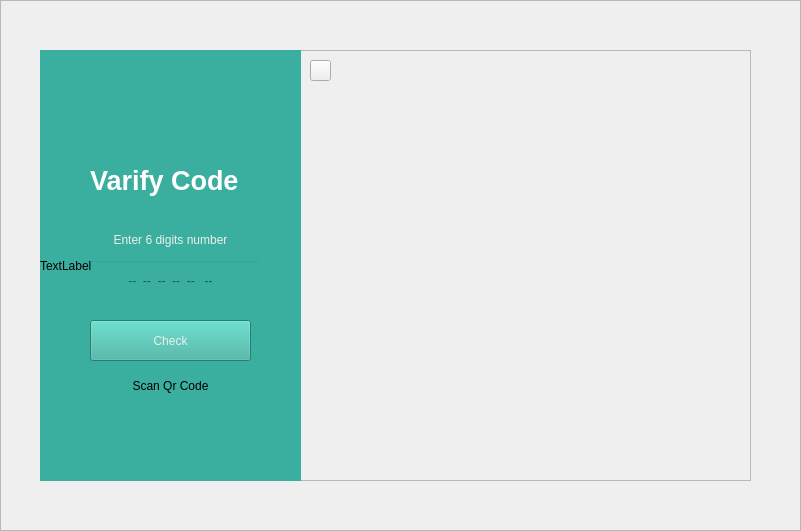
   <widget class="QFrame" name="Recover_FRM_4">
    <property name="geometry">
     <rect>
      <x>1850</x>
      <y>600</y>
      <width>801</width>
      <height>531</height>
     </rect>
    </property>
    <property name="frameShape">
     <enum>QFrame::StyledPanel</enum>
    </property>
    <property name="frameShadow">
     <enum>QFrame::Raised</enum>
    </property>
    <widget class="QLabel" name="label_36">
     <property name="geometry">
      <rect>
       <x>0</x>
       <y>0</y>
       <width>801</width>
       <height>541</height>
      </rect>
     </property>
     <property name="text">
      <string/>
     </property>
     <property name="pixmap">
      <pixmap>images/b-1.jpg</pixmap>
     </property>
    </widget>
    <widget class="QFrame" name="frame_19">
     <property name="geometry">
      <rect>
       <x>40</x>
       <y>50</y>
       <width>711</width>
       <height>431</height>
      </rect>
     </property>
     <property name="frameShape">
      <enum>QFrame::StyledPanel</enum>
     </property>
     <property name="frameShadow">
      <enum>QFrame::Raised</enum>
     </property>
     <widget class="QFrame" name="frame_20">
      <property name="geometry">
       <rect>
        <x>260</x>
        <y>0</y>
        <width>451</width>
        <height>431</height>
       </rect>
      </property>
      <property name="frameShape">
       <enum>QFrame::StyledPanel</enum>
      </property>
      <property name="frameShadow">
       <enum>QFrame::Raised</enum>
      </property>
      <widget class="QPushButton" name="pushButton_13">
       <property name="geometry">
        <rect>
         <x>10</x>
         <y>10</y>
         <width>21</width>
         <height>21</height>
        </rect>
       </property>
       <property name="cursor">
        <cursorShape>PointingHandCursor</cursorShape>
       </property>
       <property name="text">
        <string/>
       </property>
       <property name="icon">
        <iconset>
         <normaloff>images/back.png</normaloff>images/back.png</iconset>
       </property>
      </widget>
     </widget>
     <widget class="QFrame" name="Varify_FRM_7">
      <property name="geometry">
       <rect>
        <x>0</x>
        <y>0</y>
        <width>261</width>
        <height>431</height>
       </rect>
      </property>
      <property name="styleSheet">
       <string notr="true">background-color: rgb(58, 175, 159);</string>
      </property>
      <property name="frameShape">
       <enum>QFrame::StyledPanel</enum>
      </property>
      <property name="frameShadow">
       <enum>QFrame::Raised</enum>
      </property>
      <widget class="QLabel" name="label_38">
       <property name="geometry">
        <rect>
         <x>50</x>
         <y>110</y>
         <width>171</width>
         <height>41</height>
        </rect>
       </property>
       <property name="styleSheet">
        <string notr="true">background-color: transparent;</string>
       </property>
       <property name="text">
        <string>&lt;!DOCTYPE HTML PUBLIC &quot;-//W3C//DTD HTML 4.0//EN&quot; &quot;http://www.w3.org/TR/REC-html40/strict.dtd&quot;&gt;
&lt;html&gt;&lt;head&gt;&lt;meta name=&quot;qrichtext&quot; content=&quot;1&quot; /&gt;&lt;style type=&quot;text/css&quot;&gt;
p, li { white-space: pre-wrap; }
&lt;/style&gt;&lt;/head&gt;&lt;body style=&quot; font-family:'Umpush Light'; font-size:10pt; font-weight:400; font-style:normal;&quot;&gt;
&lt;p style=&quot; margin-top:12px; margin-bottom:12px; margin-left:0px; margin-right:0px; -qt-block-indent:0; text-indent:0px;&quot;&gt;&lt;span style=&quot; font-family:'Ubuntu'; font-size:20pt; font-weight:600; color:#ffffff;&quot;&gt;Varify Code&lt;/span&gt;&lt;/p&gt;&lt;/body&gt;&lt;/html&gt;</string>
       </property>
      </widget>
      <widget class="QLabel" name="label_39">
       <property name="geometry">
        <rect>
         <x>50</x>
         <y>180</y>
         <width>161</width>
         <height>21</height>
        </rect>
       </property>
       <property name="styleSheet">
        <string notr="true">background-color: transparent;</string>
       </property>
       <property name="text">
        <string>&lt;html&gt;&lt;head/&gt;&lt;body&gt;&lt;p align=&quot;center&quot;&gt;&lt;span style=&quot; color:#eeeeec;&quot;&gt;Enter 6 digits number&lt;/span&gt;&lt;/p&gt;&lt;/body&gt;&lt;/html&gt;</string>
       </property>
      </widget>
      <widget class="QPushButton" name="Signup1_BTN_7">
       <property name="geometry">
        <rect>
         <x>50</x>
         <y>270</y>
         <width>161</width>
         <height>41</height>
        </rect>
       </property>
       <property name="cursor">
        <cursorShape>PointingHandCursor</cursorShape>
       </property>
       <property name="styleSheet">
        <string notr="true">color: rgb(238, 238, 236);
background-color: rgb(57, 175, 159);
</string>
       </property>
       <property name="text">
        <string>Check</string>
       </property>
      </widget>
      <widget class="QLineEdit" name="Username_LE_16">
       <property name="geometry">
        <rect>
         <x>40</x>
         <y>210</y>
         <width>181</width>
         <height>41</height>
        </rect>
       </property>
       <property name="cursor">
        <cursorShape>IBeamCursor</cursorShape>
       </property>
       <property name="styleSheet">
        <string notr="true">background-color: transparent;</string>
       </property>
       <property name="cursorPosition">
        <number>0</number>
       </property>
       <property name="alignment">
        <set>Qt::AlignCenter</set>
       </property>
       <property name="placeholderText">
        <string>--  --  --  --  --   --</string>
       </property>
       <property name="clearButtonEnabled">
        <bool>true</bool>
       </property>
      </widget>
      <widget class="QLabel" name="label_26">
       <property name="geometry">
        <rect>
         <x>0</x>
         <y>0</y>
         <width>261</width>
         <height>431</height>
        </rect>
       </property>
       <property name="text">
        <string>TextLabel</string>
       </property>
       <property name="scaledContents">
        <bool>true</bool>
       </property>
      </widget>
      <widget class="QPushButton" name="Forgotpass_BTN_4">
       <property name="geometry">
        <rect>
         <x>50</x>
         <y>320</y>
         <width>161</width>
         <height>31</height>
        </rect>
       </property>
       <property name="cursor">
        <cursorShape>PointingHandCursor</cursorShape>
       </property>
       <property name="toolTip">
        <string/>
       </property>
       <property name="text">
        <string>Scan Qr Code</string>
       </property>
       <property name="flat">
        <bool>true</bool>
       </property>
      </widget>
      <zorder>label_26</zorder>
      <zorder>label_39</zorder>
      <zorder>Username_LE_16</zorder>
      <zorder>label_38</zorder>
      <zorder>Signup1_BTN_7</zorder>
      <zorder>Forgotpass_BTN_4</zorder>
     </widget>
    </widget>
   </widget>
